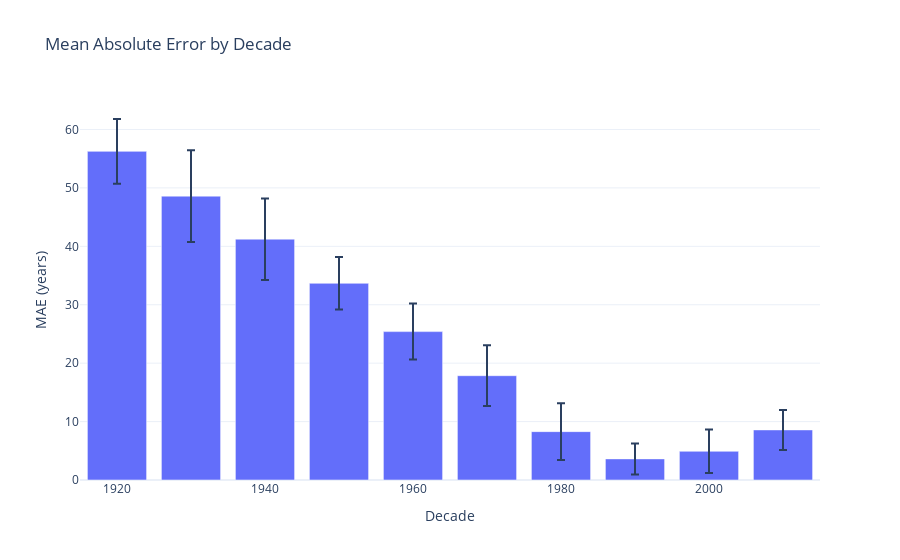

The notebook cell saved with this chart:
### Code cell
errors = np.abs(y_test - ensemble_pred)
decades = (y_test // 10) * 10

error_by_decade = pd.DataFrame({
    'decade': decades,
    'error': errors
}).groupby('decade').agg({'error': ['mean', 'std', 'count']}).reset_index()
error_by_decade.columns = ['decade', 'mae', 'std', 'count']

fig = px.bar(
    error_by_decade,
    x='decade',
    y='mae',
    error_y='std',
    title='Mean Absolute Error by Decade',
    labels={'decade': 'Decade', 'mae': 'MAE (years)'}
)
fig.update_layout(template='plotly_white')
fig.write_html('reports/figures/41_error_by_decade.html')
fig.show()

### Figure 1 — Plotly figure (JSON) as saved in the notebook; plotly's stock layout.template omitted (floating-point values rounded to 4 significant figures)
{"data": [{"error_y": {"array": [5.539, 7.833, 6.975, 4.498, 4.793, 5.19, 4.871, 2.654, 3.721, 3.424]}, "hovertemplate": "Decade=%{x}<br>MAE (years)=%{y}<extra></extra>", "legendgroup": "", "marker": {"color": "#636efa", "pattern": {"shape": ""}}, "name": "", "orientation": "v", "showlegend": false, "textposition": "auto", "type": "bar", "x": [1920, 1930, 1940, 1950, 1960, 1970, 1980, 1990, 2000, 2010], "xaxis": "x", "y": [56.25, 48.59, 41.23, 33.67, 25.4, 17.86, 8.279, 3.615, 4.914, 8.572], "yaxis": "y"}], "layout": {"barmode": "relative", "legend": {"tracegroupgap": 0}, "title": {"text": "Mean Absolute Error by Decade"}, "xaxis": {"anchor": "y", "domain": [0, 1], "title": {"text": "Decade"}}, "yaxis": {"anchor": "x", "domain": [0, 1], "title": {"text": "MAE (years)"}}}}
